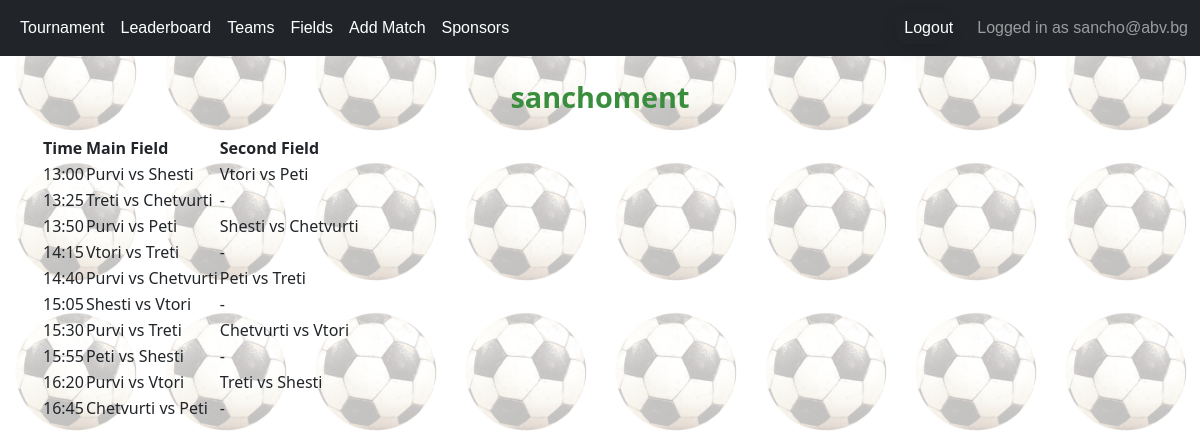
Screenshot of /tournament/20/ (signed in) with the database file from the repository.
### accounts/models.py (models this page shows)
class AppUser(AbstractBaseUser, PermissionsMixin):
    email = models.EmailField(
        unique=True,
    )
    date_joined = models.DateTimeField(
        default=timezone.now
    )
    is_active = models.BooleanField(
        default=True
    )
    is_staff = models.BooleanField(
        default=False
    )
    USERNAME_FIELD = 'email'
    REQUIRED_FIELDS = []
    objects = AppUserManager()
    def __str__(self):
        return self.email

### tournamentapp/models.py (models this page shows, shortened)
class Tournament(models.Model):
    name = models.CharField(max_length=100)
    owner = models.ForeignKey(
        settings.AUTH_USER_MODEL,
        on_delete=models.CASCADE,
        related_name='tournaments'
    )
    slug = models.SlugField(
        max_length=255,
        unique=True,
        blank=True
    )
    is_finished = models.BooleanField(
        default=False,
    )

class Field(models.Model):
    name = models.CharField(
        max_length=50,
        default='Main Field'
        )
    tournament = models.ForeignKey(
        Tournament,
        on_delete=models.CASCADE,
        related_name='fields'
    )
    owner = models.ForeignKey(
        settings.AUTH_USER_MODEL,
        on_delete=models.CASCADE,
        related_name='fields'
    )
    class Meta:
        unique_together = ('name', 'tournament')
        verbose_name = "Field"
        verbose_name_plural = "Fields"

class Match(models.Model):
    tournament = models.ForeignKey(
        Tournament,
        on_delete=models.CASCADE,
        related_name='matches'
    )
    home_team = models.ForeignKey(Team, on_delete=models.CASCADE, related_name='home_matches')
    away_team = models.ForeignKey(Team, on_delete=models.CASCADE, related_name='away_matches')
    home_score = models.PositiveIntegerField(default=0)
    away_score = models.PositiveIntegerField(default=0)
    is_finished = models.BooleanField(default=False)
    start_time = models.DateTimeField()
    field = models.ForeignKey(
        Field,
        on_delete=models.PROTECT,
        null=False,
        blank=False,
        )
    class Meta:
        unique_together = ('home_team', 'away_team', 'start_time')
        ordering = ['start_time']
        verbose_name = "Match"
        verbose_name_plural = "Matches"

class Team(models.Model):
    name = models.CharField(
        max_length=100,
        verbose_name="Team Name",
        )
    tournament = models.ForeignKey(
        Tournament,
        on_delete=models.CASCADE,
        related_name='teams'
    )
    logo = models.ImageField(
        upload_to='team_logos/',
        blank=True,
        null=True,
        verbose_name="Team Logo",
        )
    tournament_points = models.PositiveIntegerField(
        default=0,
        verbose_name="Tournament Points",
        )
    match_points = models.PositiveIntegerField(
        default=0,
        verbose_name="Match Points",
        )
    class Meta:
        unique_together = ('name', 'tournament')

### tournamentapp/views.py (the view)
# urls.py: path('tournament/<int:pk>/', TournamentDetailView.as_view(), name='tournament-detail'),
class TournamentDetailView(LoginRequiredMixin, TemplateView):
    template_name = 'tournament/tournament_detail.html'
    def get_context_data(self, **kwargs):
        context = super().get_context_data(**kwargs)
        tournament_id = self.kwargs.get('pk')
        tournament = get_object_or_404(Tournament, pk=tournament_id, owner=self.request.user)
        matches = Match.objects.filter(tournament=tournament).select_related('field', 'home_team', 'away_team').order_by('start_time')
        all_field_names = sorted({match.field.name for match in matches})
        matches_by_time = defaultdict(dict)
        for match in matches:
            time_key = localtime(match.start_time).strftime("%H:%M")
            matches_by_time[time_key][match.field.name] = match
        timeline = []
        for time, field_dict in sorted(matches_by_time.items()):
            row = {
                'time': time,
                'matches': [field_dict.get(fname) for fname in all_field_names]
            }
            timeline.append(row)
        context.update({
            'timeline': timeline,
            'field_names': all_field_names,
            'tournament': tournament,
        })
        return context

### tournamentapp/context_processors.py (called while the page is built)
def current_tournament(request):
    tournament = Tournament.objects.first()
    return {'tournament': tournament}

### tournamentapp/templates/tournament/tournament_detail.html
{% extends 'base.html' %}
{% block content %}
{% if no_tournament %}
  <p>You have no active tournament. <a href="{% url 'tournament-create' %}">Create a tournament now</a>.</p>
{% else %}
  <h2>{{ tournament.name }}</h2>
  <table>
    <thead>
      <tr>
        <th>Time</th>
        {% for field in field_names %}
          <th>{{ field }}</th>
        {% endfor %}
      </tr>
    </thead>
    <tbody>
      {% for row in timeline %}
        <tr>
          <td>{{ row.time }}</td>
          {% for match in row.matches %}
            <td>
              {% if match %}
                {{ match.home_team.name }} vs {{ match.away_team.name }}
              {% else %}
                -
              {% endif %}
            </td>
          {% endfor %}
        </tr>
      {% endfor %}
    </tbody>
  </table>
{% endif %}
{% endblock %}

### tournamentapp/templates/base.html (shortened to what this page needs)
{% load static %}
<!DOCTYPE html>
<html lang="en">
<head>
    <link href="https://cdn.jsdelivr.net/npm/bootstrap@5.3.0/dist/css/bootstrap.min.css" rel="stylesheet" />
    <link rel="stylesheet" type="text/css" href="{% static 'css/styles.css' %}">
</head>
<body>
    <nav class="navbar navbar-expand-lg navbar-dark bg-dark fixed-top">
        <div class="container-fluid">
            <div class="collapse navbar-collapse" id="navbarNav">
                <ul class="navbar-nav me-auto">
                    {% if user.is_authenticated and tournament and tournament.owner == user %}
                        <li class="nav-item">
                            <a class="nav-link" href="{% url 'public-tournament-leaderboard' tournament.slug %}">Tournament</a>
                        </li>
                        <li class="nav-item">
                            <a class="nav-link" href="{% url 'leaderboard' tournament.id %}">Leaderboard</a>
                        </li>
                        {% if not tournament.is_finished %}
                            <li class="nav-item">
                                <a class="nav-link" href="{% url 'team-list' tournament.id %}">Teams</a>
                            </li>
                            <li class="nav-item">
                                <a class="nav-link" href="{% url 'field-create' tournament.id %}">Fields</a>
                            </li>
                            <li class="nav-item">
                                <a class="nav-link" href="{% url 'match-create' tournament.id %}">Add Match</a>
                            </li>
                            <li class="nav-item">
                                <a class="nav-link" href="{% url 'sponsor-list' tournament.id %}">Sponsors</a>
                            </li>
                        {% endif %}
                    {% endif %}
                </ul>
                <ul class="navbar-nav ms-auto">
                    {% if user.is_authenticated %}
                        <li class="nav-item logout-form">
                            <form method="post" action="{% url 'logout' %}">
                                <button type="submit" class="logout-button">Logout</button>
                            </form>
                        </li>
                    {% endif %}
                </ul>
            </div>
                {% if user.is_authenticated %}
                        <span class="navbar-text">
                            Logged in as {{ user }}
                        </span>
                {% endif %}
        </div>
    </nav>
    <div class="container" style="margin-top: 80px;">
        {% block content %}
        {% endblock %}
    </div>
</body>
</html>

### tournamentapp/static/css/base.css (style rules this page uses)
body::before { content: ""; position: fixed; top: 0; left: 0; width: 100%; height: 100%; background: url("/static/imgs/footnail.png"); background-size: 150px; mix-blend-mode: multiply; opacity: 0.25; z-index: -1; }

### tournamentapp/static/css/navbar.css (style rules this page uses)
.navbar { font-family: Arial, sans-serif; }
.navbar-nav .nav-link { color: #ffffff; font-weight: 500; transition: color 0.2s ease; }
.logout-form > form { display: flex; align-items: center; margin: 0; padding: 0; border: none; background: transparent; }
.logout-button { background: transparent !important; border: none !important; padding: 0.25rem 0.5rem; margin: 0; font: inherit; color: inherit; cursor: pointer; text-decoration: none; display: inline-flex; align-items: center; transition: color 0.2s ease; }
.navbar-text, .navbar-nav .logout-form { display: flex; align-items: center; margin-left: 1rem; }

### tournamentapp/static/css/tournament_form.css (style rules this page uses)
form { background: #388e3c; width: 80%; max-width: 800px; margin: 50px auto; padding: 30px; border-radius: 12px; box-shadow: 0 6px 18px rgba(0, 0, 0, 0.1); color: #ffffff; transition: transform 0.2s ease, box-shadow 0.2s ease; }
h2 { text-align: center; font-size: 1.8rem; margin-top: 40px; margin-bottom: 20px; color: #388e3c; font-weight: bold; }
form button { width: 100%; padding: 12px; background: #66bb6a; color: #fff; border: none; border-radius: 8px; font-size: 1rem; font-weight: 600; cursor: pointer; transition: background 0.3s ease, transform 0.2s ease; }

### rows the page displays
AppUser: email "sancho@abv.bg"
Tournament: name "sanchoment"
Field: field_names "Main Field"
Field: field_names "Second Field"
Match: home_team.name "Purvi", away_team.name "Shesti"
Match: home_team.name "Vtori", away_team.name "Peti"
Match: home_team.name "Treti", away_team.name "Chetvurti"
Match: home_team.name "Purvi", away_team.name "Peti"
Match: home_team.name "Shesti", away_team.name "Chetvurti"
Match: home_team.name "Vtori", away_team.name "Treti"
Match: home_team.name "Purvi", away_team.name "Chetvurti"
Match: home_team.name "Peti", away_team.name "Treti"
Match: home_team.name "Shesti", away_team.name "Vtori"
Match: home_team.name "Purvi", away_team.name "Treti"
Match: home_team.name "Chetvurti", away_team.name "Vtori"
Match: home_team.name "Peti", away_team.name "Shesti"
Match: home_team.name "Purvi", away_team.name "Vtori"
Match: home_team.name "Treti", away_team.name "Shesti"
Match: home_team.name "Chetvurti", away_team.name "Peti"

### other values shown
{{ row.time }} "13:00" "13:25" "13:50" "14:15" "14:40" "15:05" "15:30" "15:55" "16:20" "16:45"
